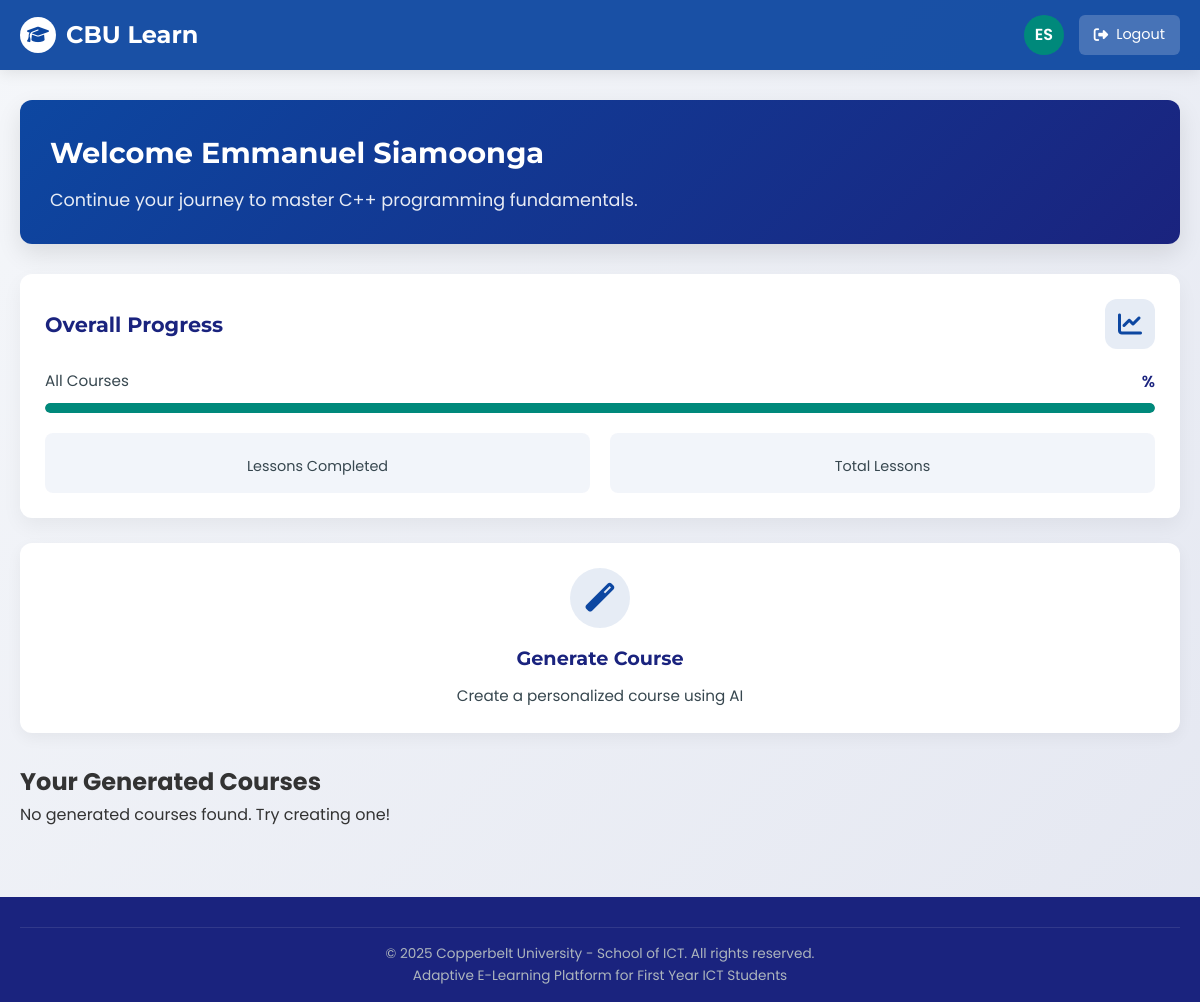
The page /dashboard/ (signed in) on the database as committed earlier.
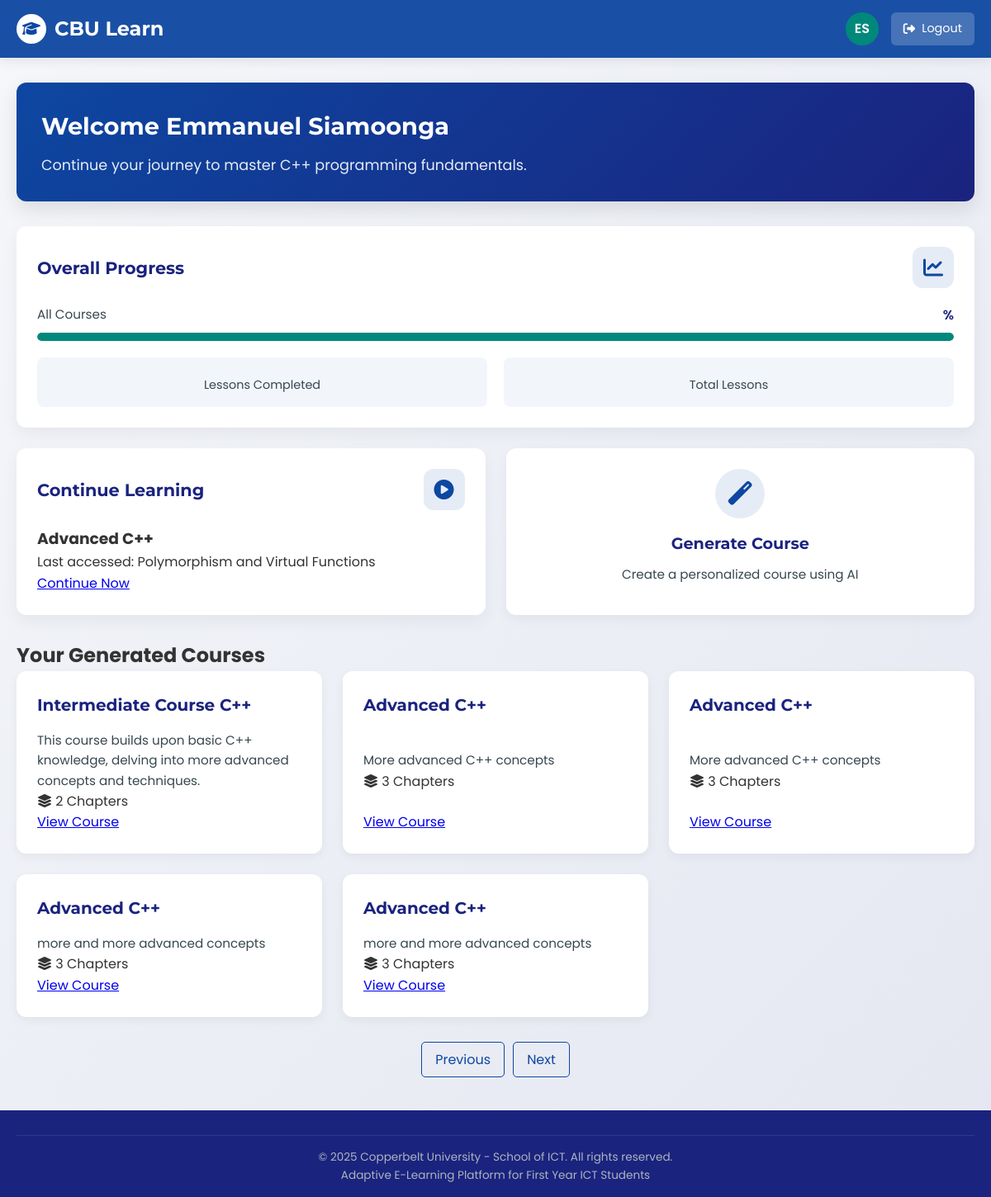
The same page on the database as committed later.
### content/models.py (models this page shows, shortened)
class GeneratedCourseProgress(models.Model):
    student = models.ForeignKey(Student, on_delete=models.CASCADE, related_name='generated_course_progresses')
    course = models.ForeignKey(GeneratedCourse, on_delete=models.CASCADE, related_name='progresses')
    last_accessed_topic = models.ForeignKey('GeneratedTopic', on_delete=models.SET_NULL, null=True, related_name='+', help_text="The last topic the user viewed.")
    last_accessed_at = models.DateTimeField(auto_now=True)

class GeneratedCourse(models.Model):
    DIFFICULTY_LEVELS = [
        ('beginner', 'Beginner'),
        ('moderate', 'Moderate'),
        ('advanced', 'Advanced'),
    ]
    user = models.ForeignKey(User, on_delete=models.CASCADE)
    title = models.CharField(max_length=200)
    description = models.TextField()
    category = models.CharField(max_length=100)
    difficulty = models.CharField(max_length=10, choices=DIFFICULTY_LEVELS)
    include_video = models.BooleanField(default=False)
    chapters_count = models.IntegerField()
    generated_content = models.JSONField()  # Stores the AI-generated content
    created_at = models.DateTimeField(auto_now_add=True)

class GeneratedTopic(models.Model):
    chapter = models.ForeignKey(GeneratedChapter, on_delete=models.CASCADE, related_name='topics')
    title = models.CharField(max_length=200)
    content = models.TextField(default='')
    description = models.TextField(blank=True) # New field for the brief description
    order = models.IntegerField(default=0)
    class Meta:
        ordering = ['order']

### content/views.py (the view)
# urls.py: path('', views.dashboard_view, name='dashboard'),
@prevent_after_logout
@login_required
def dashboard_view(request):
    student = request.user
    last_accessed_progress = GeneratedCourseProgress.objects.filter(student=request.user).order_by('-last_accessed_at').first()
    generated_courses_list = GeneratedCourse.objects.filter(user=request.user).order_by('-created_at')
    paginator = Paginator(generated_courses_list, 5)
    page = request.GET.get('page')
    try:
        generated_courses = paginator.page(page)
    except PageNotAnInteger:
        generated_courses = paginator.page(1)
    except EmptyPage:
        generated_courses = paginator.page(paginator.num_pages)
    courses = Course.objects.all()
    progress_data = []
    for course in courses:
        completed_lessons = UserProgress.objects.filter(
            student=student,
            lesson__module__course=course,
            is_completed=True
        ).count()
        total_lessons = sum(module.lessons.count() for module in course.modules.all())
        progress_percentage = int((completed_lessons / total_lessons) * 100) if total_lessons > 0 else 0
        progress_data.append({
            'course': course,
            'progress_percentage': progress_percentage
        })
    context = {
        'student': student,
        'courses': progress_data,
        'generated_courses': generated_courses, # This is the paginated object
        'last_accessed_progress': last_accessed_progress
    }
    return render(request, 'dashboard.html', context)

### templates/dashboard.html (shortened to what the changed rows need)
<!DOCTYPE html>
<html lang="en">
<head>
    <link rel="stylesheet" href="https://cdnjs.cloudflare.com/ajax/libs/font-awesome/6.4.0/css/all.min.css">
</head>
<body>
<main class="main-content">
    <div class="container">
        <div class="welcome-banner">
            <h1 class="welcome-title">Welcome {{ student.first_name }} {{student.last_name}}</h1>
        </div>
        <div class="overall-progress-card dashboard-card">
            <div class="card-header">
                <h2 class="card-title">Overall Progress</h2>
            </div>
        </div>
        <div class="dashboard-grid">
            {% if last_accessed_progress %}
                <div class="continue-card dashboard-card">
                    <div class="card-header">
                        <h2 class="card-title">Continue Learning</h2>
                        <div class="card-icon">
                            <i class="fas fa-play-circle"></i>
                        </div>
                    </div>
                    <div class="card-content">
                        <h3 class="course-title">{{ last_accessed_progress.course.title }}</h3>
                        <p class="topic-title">Last accessed: {{ last_accessed_progress.last_accessed_topic.title }}</p>
                    </div>
                    <a href="{% url 'learning_default' %}?generated_course_id={{ last_accessed_progress.course.id }}&topic_id={{ last_accessed_progress.last_accessed_topic.id }}" class="continue-button">
                        Continue Now
                    </a>
                </div>
            {% endif %}
        </div>
        <div class="dashboard-grid-section">
            <h2 class="section-title">Your Generated Courses</h2>
            <div class="dashboard-grid">
                {% for course in generated_courses %}
                    <div class="course-card dashboard-card">
                        <div class="card-header">
                            <h3 class="card-title">{{ course.title }}</h3>
                        </div>
                        <div class="card-content">
                            <p class="course-description">{{ course.description|truncatechars:100 }}</p>
                            <div class="course-meta">
                                <span class="meta-item"><i class="fas fa-layer-group"></i> {{ course.chapters.count }} Chapters</span>
                            </div>
                        </div>
                        <a href="{% url 'learning_default' %}?generated_course_id={{ course.id }}&topic_id={{ course.chapters.first.topics.first.id }}" class="continue-button">
                            View Course
                        </a>
                    </div>
                {% empty %}
                    <p class="no-courses">No generated courses found. Try creating one!</p>
                {% endfor %}
            </div>
        </div>
        {% if generated_courses.has_other_pages %}
            <div class="pagination">
                {% if generated_courses.has_previous %}
                    <a href="?page={{ generated_courses.previous_page_number }}">Previous</a>
                {% else %}
                    <span class="disabled">Previous</span>
                {% endif %}
                {% if generated_courses.has_next %}
                    <a href="?page={{ generated_courses.next_page_number }}">Next</a>
                {% else %}
                    <span class="disabled">Next</span>
                {% endif %}
            </div>
        {% endif %}
    </div>
</main>
</body>
</html>

Rows that differ between the two databases and show on the page:
added GeneratedCourseProgress: course "Advanced C++", last_accessed_topic "Polymorphism and Virtual Functions"
added GeneratedCourse: title "Intermediate Course C++", description "This course builds upon basic C++ knowledge, delving into more advanced concepts and techniques.", chapters.count "2"
added GeneratedCourse: title "Advanced C++", description "More advanced C++ concepts", chapters.count "3"
added GeneratedCourse: title "Advanced C++", description "More advanced C++ concepts", chapters.count "3"
added GeneratedCourse: title "Advanced C++", description "more and more advanced concepts", chapters.count "3"
added GeneratedCourse: title "Advanced C++", description "more and more advanced concepts", chapters.count "3"
Other text that changed with them:
text no longer shown: "No generated courses found. Try creating one!"
text now shown: "Continue Learning Last accessed: Continue Now Previous Next"
